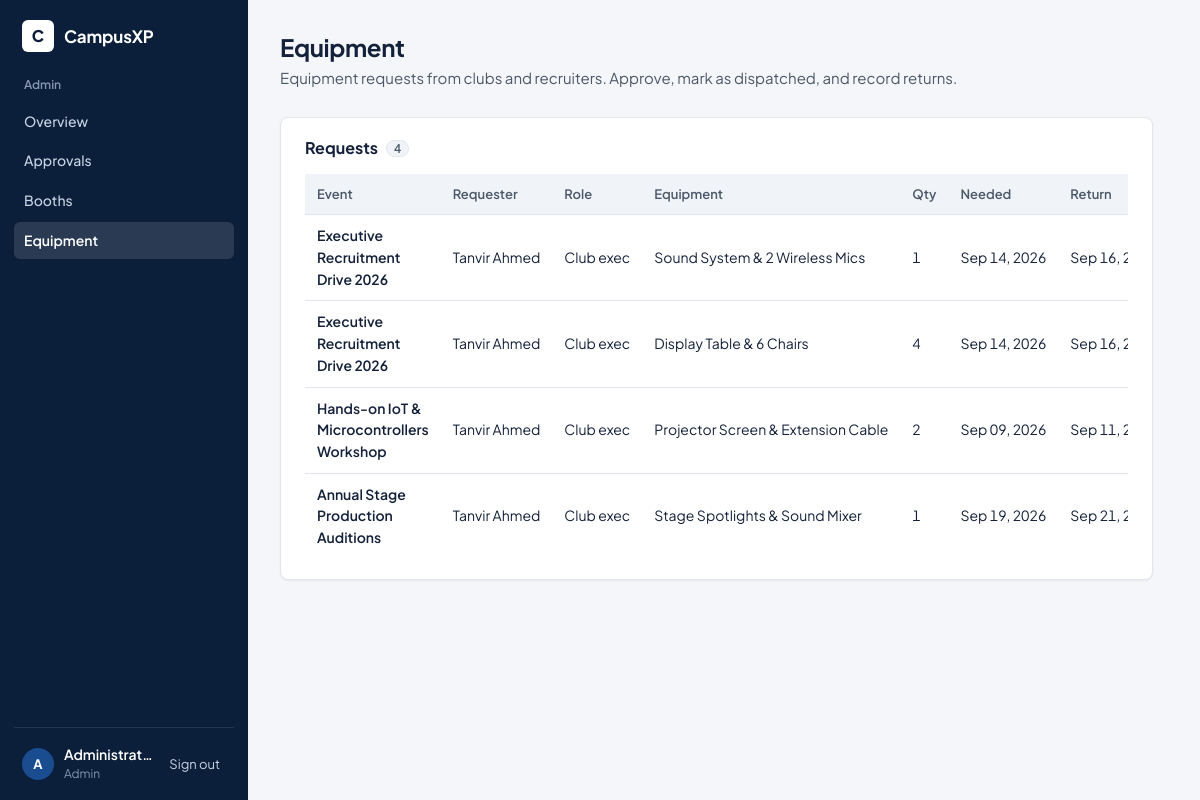
Screenshot of /index.php?controller=admin&action=logistics (signed in) with the database file from the repository.
### tables this page shows
CREATE TABLE IF NOT EXISTS `logistics_requests` (
  `id` INT AUTO_INCREMENT PRIMARY KEY,
  `approval_id` INT NULL,
  `user_id` INT NULL,
  `requester_role` ENUM('club_exec','recruiter','admin') DEFAULT 'club_exec',
  `club_or_org` VARCHAR(100) NOT NULL,
  `item_name` VARCHAR(100) NOT NULL,
  `quantity` INT NOT NULL,
  `purpose` VARCHAR(255) NULL,
  `date_needed` DATE NULL,
  `date_return` DATE NULL,
  `dispatch_status` ENUM('Requested','Approved','Dispatched','Returned','Rejected') DEFAULT 'Requested',
  `admin_notes` TEXT NULL,
  `requested_at` TIMESTAMP DEFAULT CURRENT_TIMESTAMP,
  CONSTRAINT `fk_logistics_approval` FOREIGN KEY (`approval_id`) REFERENCES `approval_requests`(`id`) ON DELETE SET NULL
);

### controllers/AdminController.php (called while the page is built, shortened)
<?php
require_once __DIR__ . '/../config/db.php';
require_once __DIR__ . '/../models/LogisticsModel.php';
class AdminController {
    public static function logistics($conn) {
        $requests = getAllLogisticsRequests($conn);
        require_once __DIR__ . '/../views/admin/logistics.view.php';
    }
}

### models/LogisticsModel.php (called while the page is built, shortened)
<?php
function getAllLogisticsRequests($conn) {
    $sql = "SELECT l.*, l.purpose as event_name, l.item_name as item_type,
                   l.date_needed as needed_date, l.date_return as return_date,
                   l.admin_notes as notes,
                   COALESCE(u.full_name, l.club_or_org) as requester_name, u.role as requester_role_name
            FROM logistics_requests l
            LEFT JOIN users u ON l.user_id = u.id
            ORDER BY l.requested_at DESC";
    $result = mysqli_query($conn, $sql);
    $requests = mysqli_fetch_all($result, MYSQLI_ASSOC);
    return $requests;
}

### views/admin/logistics.view.php (the view, shortened to what this page needs)
<?php require_once __DIR__ . '/../layouts/header.php'; ?>
<div class="page-header">
    <div>
        <h1 class="page-title">Equipment</h1>
        <p class="page-sub">Equipment requests from clubs and recruiters. Approve, mark as dispatched, and record returns.</p>
    </div>
</div>
<div class="glass-card">
    <div class="card-header">
        <h2 class="card-title">Requests <span class="count-badge"><?= count($requests) ?></span></h2>
    </div>
    <?php if (empty($requests)): ?>
        <div class="empty-state">No equipment requests yet.</div>
    <?php else: ?>
        <div class="table-wrap"><table class="data-table">
            <thead>
                <tr>
                    <th>Event</th>
                    <th>Requester</th>
                    <th>Role</th>
                    <th>Equipment</th>
                    <th>Qty</th>
                    <th>Needed</th>
                    <th>Return</th>
                </tr>
            </thead>
            <tbody>
                <?php foreach ($requests as $r):
                ?>
                    <tr>
                        <td class="fw-600"><?= htmlspecialchars($r['event_name']) ?></td>
                        <td><?= htmlspecialchars($r['requester_name']) ?></td>
                        <td class="text-muted"><?= ucfirst(str_replace('_', ' ', $r['requester_role'])) ?></td>
                        <td><?= htmlspecialchars($r['item_type']) ?></td>
                        <td><?= $r['quantity'] ?></td>
                        <td><?= !empty($r['needed_date']) ? date('M d, Y', strtotime($r['needed_date'])) : '—' ?></td>
                        <td><?= !empty($r['return_date']) ? date('M d, Y', strtotime($r['return_date'])) : '—' ?></td>
                    </tr>
                <?php endforeach; ?>
            </tbody>
        </table></div>
    <?php endif; ?>
</div>
<?php require_once __DIR__ . '/../layouts/footer.php'; ?>

### assets/css/style.css (style rules this page uses)
:root { --bg-page: #f4f6f9; --bg-surface: #ffffff; --bg-inset: #f0f3f7; --border: #e1e6ed; --border-strong: #c9d1dc; --text: #13213a; --text-muted: #4b5869; --text-dim: #687587; --navy-950: #0b1f3a; --navy-900: #112a4d; --primary: #1a4d8f; --primary-hover: #143c70; --primary-soft: #eaf1fa; --primary-border: #c6d6ec; --success: #17663a; --success-soft: #e7f4ec; --success-border: #b9dcc7; --warning: #8f5300; --warning-soft: #fdf3e1; --warning-border: #efd29b; --danger: #b42318; --danger-soft: #fdecea; --danger-border: #f3c1bc; --bg-card: var(--bg-surface); --bg-card-hover: var(--bg-inset); --border-light: var(--border); --text-main: var(--text); --brand-blue: var(--primary); --brand-blue-hover: var(--primary-hover); --brand-blue-light: var(--primary-soft); --brand-blue-border: var(--primary-border); --brand-purple: var(--primary); --brand-purple-hover: var(--primary-hover); --brand-purple-light: var(--primary-soft); --brand-purple-border: var(--primary-border); --brand-gold: var(--warning); --brand-gold-hover: #6e4000; --brand-gold-light: var(--warning-soft); --brand-gold-border: var(--warning-border); --brand-green: var(--success); --brand-green-hover: #10502d; --brand-green-light: var(--success-soft); --brand-green-border: var(--success-border); --brand-red: var(--danger); --brand-red-hover: #8f1c13; --brand-red-light: var(--danger-soft); --brand-red-border: var(--danger-border); --cat-seminar: var(--text-muted); --cat-recruitment: var(--text-muted); --cat-workshop: var(--text-muted); --cat-fest: var(--text-muted); --radius-lg: 10px; --radius-md: 8px; --radius-sm: 6px; --shadow-sm: 0 1px 2px rgba(16, 32, 58, 0.06); --shadow-md: 0 2px 8px -2px rgba(16, 32, 58, 0.10), 0 1px 2px rgba(16, 32, 58, 0.06); --shadow-lg: 0 12px 32px -8px rgba(16, 32, 58, 0.22), 0 2px 6px rgba(16, 32, 58, 0.08); --ease: cubic-bezier(0.22, 1, 0.36, 1); --transition: background-color 0.15s var(--ease), border-color 0.15s var(--ease), color 0.15s var(--ease), box-shadow 0.15s var(--ease); --sidebar-w: 248px; }
*, *::before, *::after { margin: 0; padding: 0; box-sizing: border-box; }
html { overflow-y: scroll; scrollbar-gutter: stable; -webkit-text-size-adjust: 100%; }
body { font-family: 'Plus Jakarta Sans', -apple-system, BlinkMacSystemFont, 'Segoe UI', Roboto, sans-serif; font-size: 0.9375rem; background-color: var(--bg-page); color: var(--text); line-height: 1.55; min-height: 100vh; -webkit-font-smoothing: antialiased; }
h1, h2, h3, h4 { line-height: 1.25; color: var(--text); text-wrap: balance; }
.text-muted { color: var(--text-muted); }
.fw-600 { font-weight: 600; }
.portal-header, .page-header { margin-bottom: 1.75rem; display: flex; justify-content: space-between; align-items: flex-end; gap: 1rem; flex-wrap: wrap; }
.portal-title, .page-title { font-size: 1.5rem; font-weight: 700; color: var(--text); letter-spacing: -0.015em; }
.portal-sub, .page-sub { color: var(--text-muted); font-size: 0.9375rem; margin-top: 4px; max-width: 68ch; }
.count-badge { background: var(--bg-inset); border: 1px solid var(--border); padding: 0 7px; border-radius: 10px; font-size: 0.75rem; font-weight: 600; color: var(--text-muted); font-variant-numeric: tabular-nums; }
.glass-card, .card { background: var(--bg-surface); border: 1px solid var(--border); border-radius: var(--radius-md); padding: 1.25rem 1.5rem; box-shadow: var(--shadow-sm); }
.card-header { display: flex; align-items: center; justify-content: space-between; margin-bottom: 1rem; gap: 10px; flex-wrap: wrap; }
.card-title { font-size: 1rem; font-weight: 700; display: flex; align-items: center; gap: 8px; color: var(--text); }
.table-wrap { overflow-x: auto; }
.data-table { width: 100%; border-collapse: collapse; text-align: left; font-size: 0.875rem; font-variant-numeric: tabular-nums; }
.data-table th { padding: 10px 12px; background: var(--bg-inset); border-bottom: 1px solid var(--border); color: var(--text-muted); font-weight: 600; font-size: 0.8125rem; white-space: nowrap; }
.data-table td { padding: 10px 12px; border-bottom: 1px solid var(--border); color: var(--text); vertical-align: middle; }
.data-table tr:last-child td { border-bottom: 0; }
.data-table td:not(:first-child):not(.wrap) { white-space: nowrap; }

### rows the page displays
logistics_requests: purpose "Executive Recruitment Drive 2026", requester_name "Tanvir Ahmed", requester_role "Club exec", item_name "Sound System & 2 Wireless Mics", quantity "1", date_needed "Sep 14, 2026", date_return "Sep 16,…"
logistics_requests: purpose "Executive Recruitment Drive 2026", requester_name "Tanvir Ahmed", requester_role "Club exec", item_name "Display Table & 6 Chairs", quantity "4", date_needed "Sep 14, 2026", date_return "Sep 16,…"
logistics_requests: purpose "Hands-on IoT & Microcontrollers Workshop", requester_name "Tanvir Ahmed", requester_role "Club exec", item_name "Projector Screen & Extension Cable", quantity "2", date_needed "Sep 09, 2026", date_return "Sep 11,…"
logistics_requests: purpose "Annual Stage Production Auditions", requester_name "Tanvir Ahmed", requester_role "Club exec", item_name "Stage Spotlights & Sound Mixer", quantity "1", date_needed "Sep 19, 2026", date_return "Sep 21,…"

### other values shown
$nav[1] "Admin"
$nav_label "Overview"
$nav_label "Approvals"
$nav_label "Booths"
$nav_label "Equipment"
substr($auth_user['full_name'], 0, 1) "A"
$auth_user['full_name'] "Administrat…"
count($requests) "4"
